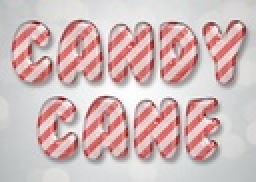
%> input picture TextureText07.jpg, 128 x 91 px, shrunk from 600 x 425 before the run (shown 2 times larger)
$ octave test2.m   (GNU Octave 9; MATLAB toolbox functions it lacks are replaced by stand-ins)
%> lines starting %> are read from the running program, lines starting %| are printed output that depends on the picture
### glp.m
function res = glp(im,thresh)
% inputs
% im is the fourier transform of the image
% thresh is the cutoff circle radius
%outputs
% res is the filtered image
[r,c]=size(im);
d0=thresh;
d=zeros(r,c);
h=zeros(r,c);
for i=1:r
    for j=1:c
     d(i,j)=  sqrt( (i-(r/2))^2 + (j-(c/2))^2);
    end
end
for i=1:r
    for j=1:c
      h(i,j)= exp ( -( (d(i,j)^2)/(2*(d0^2)) ) );
    end
end
for i=1:r
    for j=1:c
    res(i,j)=(h(i,j))*im(i,j);
    end
end

### test2.m
% simple implementation of frequency domain filters
clear all
%read input image
dim=imread('TextureText07.jpg');
%> dim is the input picture: size 91x128x3 uint8; mean R, G, B 210, 186.7, 186.3
figure, imshow(dim);
cim=double(dim);
[r,c]=size(cim);
%> r = 91; c = 384
r1=2*r;
%> r1 = 182
c1=2*c;
%> c1 = 768
pim=zeros((r1),(c1));
kim=zeros((r1),(c1));
%padding
for i=1:r
    for j=1:c
   pim(i,j)=cim(i,j);
    end
end
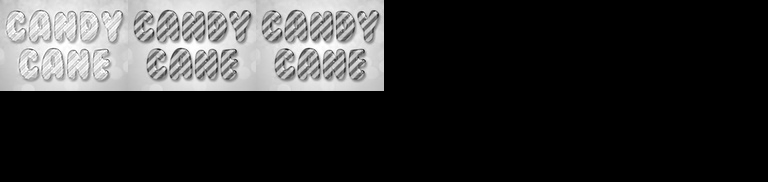
%> pim: size 182x768 double; min 0, max 255, mean 48.6
%center the transform
for i=1:r
    for j=1:c
   kim(i,j)=pim(i,j)*((-1)^(i+j));
    end
end
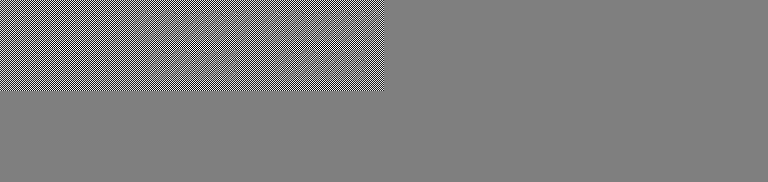
%> kim: size 182x768 double; min -255, max 255, mean 0; drawn with min black and max white

fim=fft2(kim);
n=1; %order for butterworth filter
thresh=10; % cutoff radius in frequency domain for filters
% % function call for low pass filters
him=glp(fim,thresh); % gaussian low pass filter
%> after the loop in glp, `for i=1:r`:
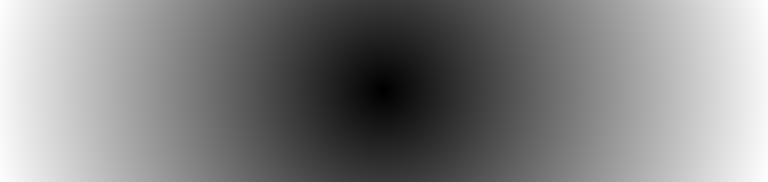
%> d: size 182x768 double; min 0, max 394.6, mean 202.7; drawn with min black and max white
%> after the loop in glp, `for i=1:r`:
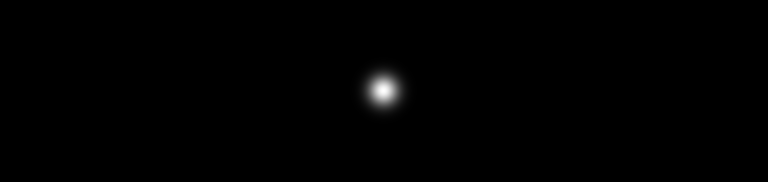
%> h: size 182x768 double; min 0, max 1, mean 0.0045
% [8 lines of commented-out code are left out]
 ifim=ifft2(him);

for i=1:r1
    for j=1:c1
   ifim(i,j)=ifim(i,j)*((-1)^(i+j));
    end
end
% removing the padding
for i=1:r
    for j=1:c
   rim(i,j)=ifim(i,j);
    end
end
% retaining the ral parts of the matrix
rim=real(rim);
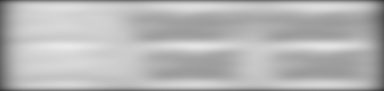
%> rim: size 91x384 double; min 56.62, max 233.6, mean 182.3
rim=uint8(rim);
%> rim: size 91x384 uint8
figure, imshow(rim);
figure;
subplot(2,3,1);imshow(dim);title('Original image');
subplot(2,3,2);imshow(uint8(kim));title('Padding');
%> after `imshow(uint8(kim))`:
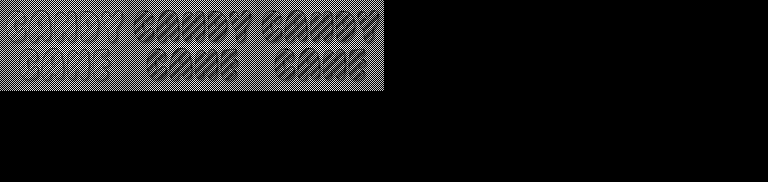
%> displayed picture: size 182x768, on the screen's scale of 0 to 255; min 0, max 255, mean 24.3
subplot(2,3,3);imshow(uint8(fim));title('Transform centering');
%> (this line was passed over: imshow is not available in this run)
subplot(2,3,4);imshow(uint8(him));title('Fourier Transform');
%> (this line was passed over: imshow is not available in this run)
subplot(2,3,5);imshow(uint8(ifim));title('Inverse fourier transform');
%> (this line was passed over: imshow is not available in this run)
subplot(2,3,6);imshow(uint8(rim));title('Cropped image');
